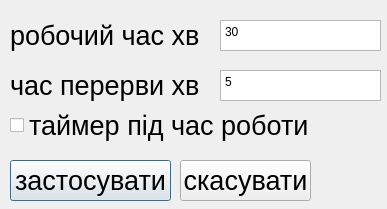
<?xml version="1.0" encoding="UTF-8"?>
<ui version="4.0">
 <class>Dialog</class>
 <widget class="QDialog" name="Dialog">
  <property name="geometry">
   <rect>
    <x>0</x>
    <y>0</y>
    <width>387</width>
    <height>209</height>
   </rect>
  </property>
  <property name="windowTitle">
   <string>Dialog</string>
  </property>
  <widget class="QPushButton" name="ok_button">
   <property name="geometry">
    <rect>
     <x>10</x>
     <y>160</y>
     <width>161</width>
     <height>41</height>
    </rect>
   </property>
   <property name="font">
    <font>
     <pointsize>20</pointsize>
    </font>
   </property>
   <property name="text">
    <string>застосувати</string>
   </property>
  </widget>
  <widget class="QTextEdit" name="job_text">
   <property name="geometry">
    <rect>
     <x>220</x>
     <y>20</y>
     <width>161</width>
     <height>31</height>
    </rect>
   </property>
   <property name="font">
    <font>
     <pointsize>20</pointsize>
    </font>
   </property>
   <property name="html">
    <string>&lt;!DOCTYPE HTML PUBLIC &quot;-//W3C//DTD HTML 4.0//EN&quot; &quot;http://www.w3.org/TR/REC-html40/strict.dtd&quot;&gt;
&lt;html&gt;&lt;head&gt;&lt;meta name=&quot;qrichtext&quot; content=&quot;1&quot; /&gt;&lt;meta charset=&quot;utf-8&quot; /&gt;&lt;style type=&quot;text/css&quot;&gt;
p, li { white-space: pre-wrap; }
hr { height: 1px; border-width: 0; }
li.unchecked::marker { content: &quot;\2610&quot;; }
li.checked::marker { content: &quot;\2612&quot;; }
&lt;/style&gt;&lt;/head&gt;&lt;body style=&quot; font-family:'Segoe UI'; font-size:20pt; font-weight:400; font-style:normal;&quot;&gt;
&lt;p style=&quot; margin-top:0px; margin-bottom:0px; margin-left:0px; margin-right:0px; -qt-block-indent:0; text-indent:0px;&quot;&gt;&lt;span style=&quot; font-size:9pt;&quot;&gt;30&lt;/span&gt;&lt;/p&gt;&lt;/body&gt;&lt;/html&gt;</string>
   </property>
  </widget>
  <widget class="QLabel" name="label">
   <property name="geometry">
    <rect>
     <x>10</x>
     <y>20</y>
     <width>211</width>
     <height>31</height>
    </rect>
   </property>
   <property name="font">
    <font>
     <pointsize>20</pointsize>
    </font>
   </property>
   <property name="text">
    <string>робочий час хв</string>
   </property>
  </widget>
  <widget class="QTextEdit" name="break_text">
   <property name="geometry">
    <rect>
     <x>220</x>
     <y>70</y>
     <width>161</width>
     <height>31</height>
    </rect>
   </property>
   <property name="font">
    <font>
     <pointsize>20</pointsize>
    </font>
   </property>
   <property name="html">
    <string>&lt;!DOCTYPE HTML PUBLIC &quot;-//W3C//DTD HTML 4.0//EN&quot; &quot;http://www.w3.org/TR/REC-html40/strict.dtd&quot;&gt;
&lt;html&gt;&lt;head&gt;&lt;meta name=&quot;qrichtext&quot; content=&quot;1&quot; /&gt;&lt;meta charset=&quot;utf-8&quot; /&gt;&lt;style type=&quot;text/css&quot;&gt;
p, li { white-space: pre-wrap; }
hr { height: 1px; border-width: 0; }
li.unchecked::marker { content: &quot;\2610&quot;; }
li.checked::marker { content: &quot;\2612&quot;; }
&lt;/style&gt;&lt;/head&gt;&lt;body style=&quot; font-family:'Segoe UI'; font-size:20pt; font-weight:400; font-style:normal;&quot;&gt;
&lt;p style=&quot; margin-top:0px; margin-bottom:0px; margin-left:0px; margin-right:0px; -qt-block-indent:0; text-indent:0px;&quot;&gt;&lt;span style=&quot; font-size:9pt;&quot;&gt;5&lt;/span&gt;&lt;/p&gt;&lt;/body&gt;&lt;/html&gt;</string>
   </property>
  </widget>
  <widget class="QLabel" name="label_2">
   <property name="geometry">
    <rect>
     <x>10</x>
     <y>70</y>
     <width>201</width>
     <height>31</height>
    </rect>
   </property>
   <property name="font">
    <font>
     <pointsize>20</pointsize>
    </font>
   </property>
   <property name="text">
    <string>час перерви хв</string>
   </property>
  </widget>
  <widget class="QPushButton" name="cancel_button">
   <property name="geometry">
    <rect>
     <x>180</x>
     <y>160</y>
     <width>131</width>
     <height>41</height>
    </rect>
   </property>
   <property name="font">
    <font>
     <pointsize>20</pointsize>
    </font>
   </property>
   <property name="text">
    <string>скасувати</string>
   </property>
  </widget>
  <widget class="QCheckBox" name="timer_box">
   <property name="geometry">
    <rect>
     <x>10</x>
     <y>110</y>
     <width>341</width>
     <height>31</height>
    </rect>
   </property>
   <property name="font">
    <font>
     <pointsize>20</pointsize>
    </font>
   </property>
   <property name="text">
    <string>таймер під час роботи</string>
   </property>
  </widget>
 </widget>
 <resources/>
 <connections/>
</ui>
